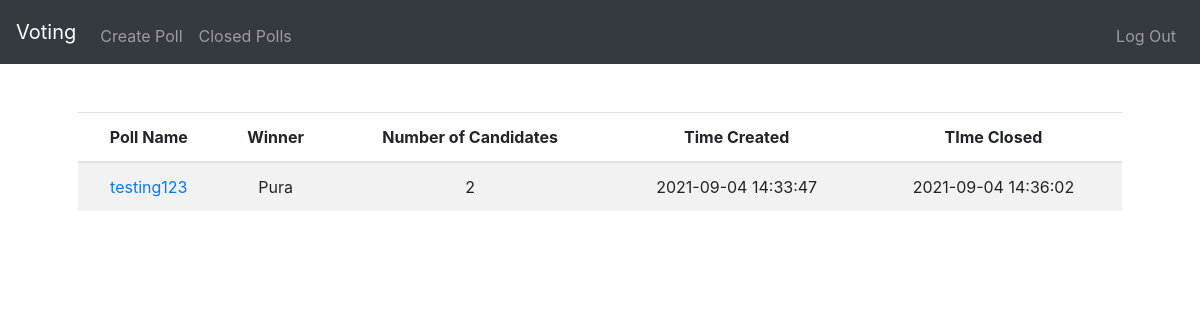
The app's page /closed-polls (signed in), older data.
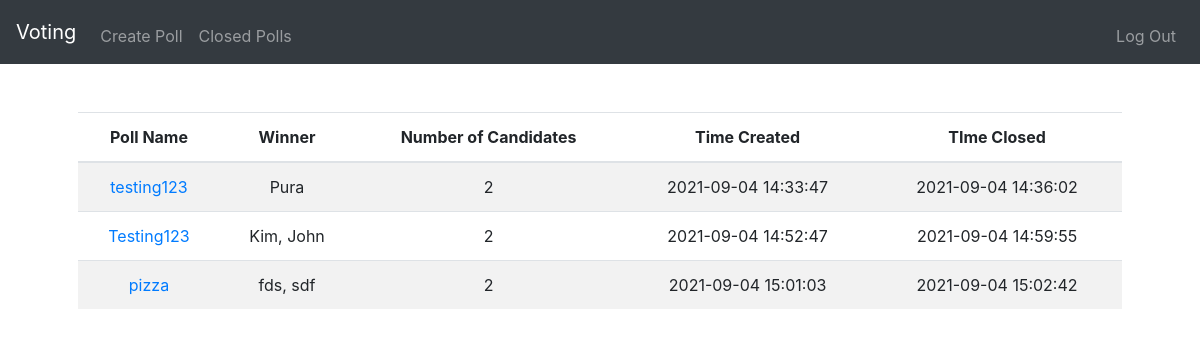
The same page, newer data.
### website/models.py (models this page shows)
class Poll(db.Model):
    id = db.Column(db.Integer, primary_key=True)
    user_id = db.Column(db.Integer, db.ForeignKey('user.id'))
    name = db.Column(db.String(150))
    status = db.Column(db.String(6))
    roomkey = db.Column(db.String(18), unique=True)
    time_created = db.Column(db.DateTime(timezone=True), default=func.now())
    num_candidates = db.Column(db.Integer)
    num_votes = db.Column(db.Integer, default=0)

class ClosedPoll(db.Model):
    id = db.Column(db.Integer, primary_key=True)
    poll_id = db.Column(db.Integer, db.ForeignKey('poll.id'), unique=True)
    winner = db.Column(db.String)
    time_closed = db.Column(db.DateTime(timezone=True), default=func.now())

### website/views.py (the view, shortened to what this page needs)
@views.route("/closed-polls", methods=["GET", "POST"])
@login_required
def closed_polls():
    closed_polls = db.session.query(Poll, ClosedPoll).filter(
        Poll.id == ClosedPoll.poll_id).filter(Poll.user_id == current_user.id).all()
    return render_template("closed_polls.html", user=current_user, closed_polls=closed_polls)

### website/__init__.py (called while the page is built)
def create_app():
    app = Flask(__name__)
    app.config['SECRET_KEY'] = "asdfasdfasdf asdfasdfasdf"
    app.config["SQLALCHEMY_DATABASE_URI"] = f'sqlite:///{DB_NAME}'
    app.config["SQLALCHEMY_TRACK_MODIFICATIONS"] = False
    db.init_app(app)
    from .views import views
    from .auth import auth
    app.register_blueprint(views, url_prefix="/")
    app.register_blueprint(auth, url_prefix="/")
    from .models import User
    create_database(app)
    login_manager = LoginManager()
    login_manager.login_view = "views.index"
    login_manager.init_app(app)
    @login_manager.user_loader
    def load_user(id):
        return User.query.get(int(id))
    return app

### website/templates/closed_polls.html (shortened to what this page needs)
{% extends "layout.html" %}
{% block main %}
<table class="table table-striped">
    <thead>
        <tr>
            <th>Poll Name</th>
            <th>Winner</th>
            <th>Number of Candidates</th>
            <th>Time Created</th>
            <th>TIme Closed</th>
        </tr>
    </thead>
    <tbody>
    {% for poll, closed_poll in closed_polls %}
        <tr>
            <td><a href="/current-poll/{{ poll.roomkey }}">{{ poll.name }}</a></td>
            <td>{{ closed_poll.winner }}</td>
            <td>{{ poll.num_candidates}}</td>
            <td>{{ poll.time_created }}</td>
            <td>{{ closed_poll.time_closed }}</td>
        </tr>
    {% endfor %}
    </tbody>
</table>
{% endblock %}

### website/templates/layout.html (shortened to what this page needs)
<!DOCTYPE html>
<html lang="en">
    <head>
        <link rel="stylesheet"
              href="https://cdn.jsdelivr.net/npm/bootstrap@4.5.3/dist/css/bootstrap.min.css"
>
        <link href="/static/styles.css"
              rel="stylesheet">
    </head>
    <body>
        <nav class="navbar navbar-expand-lg navbar-dark bg-dark">
            {% if user and user.is_authenticated %}
                <a class="navbar-brand"
                href="/homepage">Voting</a>
            {% else %}
                <a class="navbar-brand"
                href="/">Voting</a>
            {% endif %}
            <div class="collapse navbar-collapse"
                 id="navbar">
                {% if user and user.is_authenticated %}
                <ul class="navbar-nav mr-auto mt-2">
                    <li class="nav-item"><a class="nav-link"
                           href="/create-poll">Create Poll</a></li>
                    <li class="nav-item"><a class="nav-link"
                           href="/closed-polls">Closed Polls</a></li>
                </ul>
                <ul class="navbar-nav ml-auto mt-2">
                    <li class="nav-item"><a class="nav-link"
                           href="/logout">Log Out</a></li>
                </ul>
                {% endif %}
            </div>
        </nav>
        <main class="container p-5">
            {% block main %}{% endblock %}
        </main>
    </body>
</html>

### website/static/styles.css (style rules this page uses)
main { overflow-x: auto; text-align: center; }

Row changes from the older to the newer data that the page shows:
added Poll: name "Testing123", winner "Kim, John", num_candidates "2", time_created "2021-09-04 14:52:47", time_closed "2021-09-04 14:59:55"
added Poll: name "pizza", winner "fds, sdf", num_candidates "2", time_created "2021-09-04 15:01:03", time_closed "2021-09-04 15:02:42"
